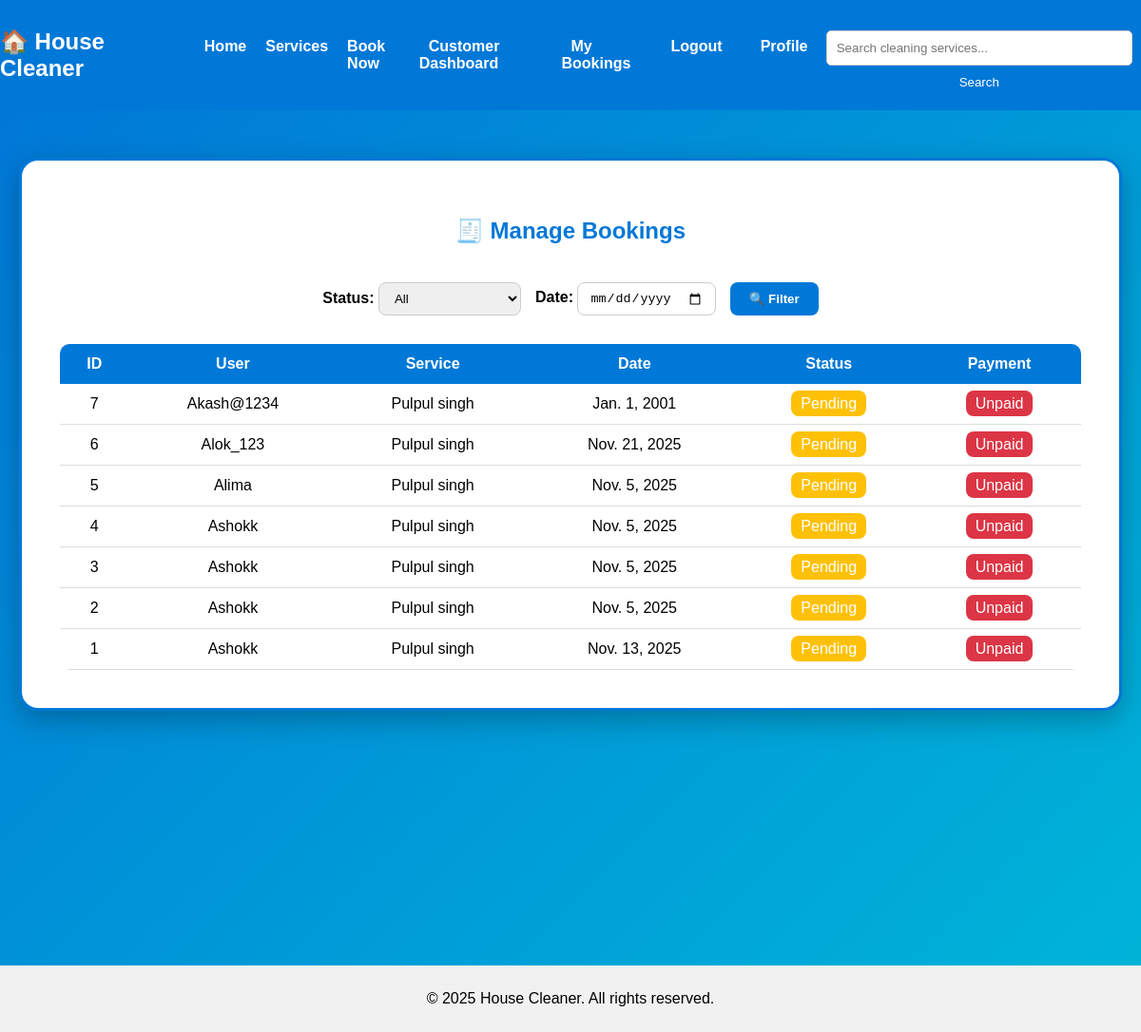
/bookings/admin/bookings/ (signed in), run on the app's committed database.
### bookings/models.py (models this page shows, shortened)
class Booking(models.Model):
    STATUS_CHOICES = [
        ('pending', 'Pending'),
        ('confirmed', 'Confirmed'),
        ('completed', 'Completed'),
        ('cancelled', 'Cancelled'),
    ]
    PAYMENT_STATUS_CHOICES = [
        ('pending', 'Pending'),
        ('paid', 'Paid'),
        ('failed', 'Failed'),
        ('refunded', 'Refunded'),
    ]
    user = models.ForeignKey(settings.AUTH_USER_MODEL, on_delete=models.CASCADE, null=True, blank=True)
    service = models.ForeignKey(Service, on_delete=models.CASCADE)
    full_name = models.CharField(max_length=100)
    email = models.EmailField()
    phone = models.CharField(max_length=15)
    address = models.TextField()
    date = models.DateField()
    time = models.TimeField()
    status = models.CharField(max_length=20, choices=STATUS_CHOICES, default='pending')
    created_at = models.DateTimeField(auto_now_add=True)
    payment_id = models.CharField(max_length=100, null=True, blank=True)
    payment_status = models.CharField(max_length=50, choices=PAYMENT_STATUS_CHOICES, default='pending')
    notes = models.TextField(blank=True, help_text="Special instructions or notes")
    cancelled_at = models.DateTimeField(null=True, blank=True)
    cancellation_reason = models.TextField(blank=True)
    class Meta:
        ordering = ['-created_at']

### accounts/models.py (models this page shows, shortened)
class CustomUser(AbstractUser):
    is_customer = models.BooleanField(default=False)
    is_provider = models.BooleanField(default=False)

### services/models.py (models this page shows, shortened)
class Service(models.Model):
    SERVICE_TYPES = [
        ('home', 'Home Cleaning'),
        ('office', 'Office Cleaning'),
        ('carpet', 'Carpet Cleaning'),
        ('sofa', 'Sofa Cleaning'),
        ('deep', 'Deep Cleaning'),
    ]
    name = models.CharField(max_length=100)
    service_type = models.CharField(max_length=50, choices=SERVICE_TYPES)
    description = models.TextField()
    price = models.DecimalField(max_digits=8, decimal_places=2)
    duration = models.CharField(max_length=50, help_text="Example: 2 hours")
    image = models.ImageField(upload_to='service_images/', blank=True, null=True)
    created_at = models.DateTimeField(auto_now_add=True)

### bookings/views.py (the view)
# urls.py: path('admin/bookings/', views.manage_bookings, name='manage_bookings'),
@staff_member_required
def manage_bookings(request):
    bookings = Booking.objects.all().order_by('-id')
    if request.GET.get('status'):
        bookings = bookings.filter(status=request.GET.get('status'))
    if request.GET.get('date'):
        bookings = bookings.filter(date=request.GET.get('date'))
    return render(request, 'admin_manage_bookings.html', {'bookings': bookings})

### bookings/templates/admin_manage_bookings.html (shortened to what this page needs)
{% extends 'base.html' %}
{% block content %}
<section style="min-height:100vh; background:linear-gradient(135deg, #0078D7, #00B4D8); padding:50px 20px;">
  <div style="max-width:1200px; margin:0 auto; background:white; border-radius:20px; padding:40px;
              box-shadow:0 10px 30px rgba(0,0,0,0.25); border:3px solid #0078D7;">
      <h2 style="text-align:center; color:#0078D7; font-weight:bold; margin-bottom:40px;">
        🧾 Manage Bookings
      </h2>
      <form method="get"
            style="display:flex; flex-wrap:wrap; gap:15px; justify-content:center; align-items:center; margin-bottom:30px;">
          <div>
              <label style="font-weight:bold;">Status:</label>
              <select name="status"
                      style="padding:8px 12px; border:1px solid #ccc; border-radius:8px; min-width:150px;">
                  <option value="">All</option>
              </select>
          </div>
          <div>
              <label style="font-weight:bold;">Date:</label>
              <input type="date" name="date"
                     style="padding:8px 12px; border:1px solid #ccc; border-radius:8px;">
          </div>
          <button type="submit"
                  style="background:#0078D7; color:white; border:none; padding:10px 20px; border-radius:8px;
                         font-weight:bold; cursor:pointer; transition:0.3s;">
              🔍 Filter
          </button>
      </form>
      <div style="overflow-x:auto;">
        <table style="width:100%; border-collapse:collapse; border-radius:10px; overflow:hidden;">
            <thead>
                <tr style="background:#0078D7; color:white; text-align:center;">
                    <th style="padding:12px;">ID</th>
                    <th style="padding:12px;">User</th>
                    <th style="padding:12px;">Service</th>
                    <th style="padding:12px;">Date</th>
                    <th style="padding:12px;">Status</th>
                    <th style="padding:12px;">Payment</th>
                </tr>
            </thead>
            <tbody>
                {% for b in bookings %}
                <tr style="text-align:center; border-bottom:1px solid #ddd; transition:background 0.2s;"
                    onmouseover="this.style.background='#f1f9ff'"
                    onmouseout="this.style.background='white'">
                    <td style="padding:12px;">{{ b.id }}</td>
                    <td style="padding:12px;">{{ b.user.username }}</td>
                    <td style="padding:12px;">{{ b.service.name }}</td>
                    <td style="padding:12px;">{{ b.date }}</td>
                    <td style="padding:12px;">
                        {% if b.status == 'pending' %}
                            <span style="background:#FFC107; color:white; padding:5px 10px; border-radius:8px;">
                                Pending
                            </span>
                        {% elif b.status == 'confirmed' %}
                            <span style="background:#28A745; color:white; padding:5px 10px; border-radius:8px;">
                                Confirmed
                            </span>
                        {% elif b.status == 'completed' %}
                            <span style="background:#0078D7; color:white; padding:5px 10px; border-radius:8px;">
                                Completed
                            </span>
                        {% else %}
                            <span style="background:#6c757d; color:white; padding:5px 10px; border-radius:8px;">
                                Unknown
                            </span>
                        {% endif %}
                    </td>
                    <td style="padding:12px;">
                        {% if b.payment_status == 'paid' %}
                            <span style="background:#28A745; color:white; padding:5px 10px; border-radius:8px;">
                                Paid
                            </span>
                        {% else %}
                            <span style="background:#DC3545; color:white; padding:5px 10px; border-radius:8px;">
                                Unpaid
                            </span>
                        {% endif %}
                    </td>
                </tr>
                {% endfor %}
            </tbody>
        </table>
      </div>
  </div>
</section>
{% endblock %}

### static/css/style.css (style rules this page uses)
body { font-family: Arial, sans-serif; margin: 0; padding: 0; }
h2 { color: #0078D7; }

### data on the page
Booking: id "7", user.username "Akash@1234", service.name "Pulpul singh", date "Jan. 1, 2001", status "Pending", payment_status "Unpaid"
Booking: id "6", user.username "Alok_123", service.name "Pulpul singh", date "Nov. 21, 2025", status "Pending", payment_status "Unpaid"
Booking: id "5", user.username "Alima", service.name "Pulpul singh", date "Nov. 5, 2025", status "Pending", payment_status "Unpaid"
Booking: id "4", user.username "Ashokk", service.name "Pulpul singh", date "Nov. 5, 2025", status "Pending", payment_status "Unpaid"
Booking: id "3", user.username "Ashokk", service.name "Pulpul singh", date "Nov. 5, 2025", status "Pending", payment_status "Unpaid"
Booking: id "2", user.username "Ashokk", service.name "Pulpul singh", date "Nov. 5, 2025", status "Pending", payment_status "Unpaid"
Booking: id "1", user.username "Ashokk", service.name "Pulpul singh", date "Nov. 13, 2025", status "Pending", payment_status "Unpaid"
